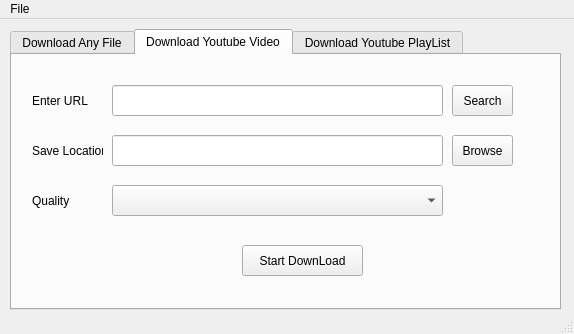
<?xml version="1.0" encoding="UTF-8"?>
<ui version="4.0">
 <class>MainWindow</class>
 <widget class="QMainWindow" name="MainWindow">
  <property name="geometry">
   <rect>
    <x>0</x>
    <y>0</y>
    <width>574</width>
    <height>334</height>
   </rect>
  </property>
  <property name="windowTitle">
   <string>MainWindow</string>
  </property>
  <property name="styleSheet">
   <string notr="true">
QToolTip
{
    border: 1px solid #76797C;
    background-color: rgb(90, 102, 117);;
    color: white;
    padding: 5px;
    opacity: 200;
}

QWidget
{
    color: #eff0f1;
    background-color: #31363b;
    selection-background-color:#3daee9;
    selection-color: #eff0f1;
    background-clip: border;
    border-image: none;
    border: 0px transparent black;
    outline: 0;
}

QWidget:item:hover
{
    background-color: #18465d;
    color: #eff0f1;
}

QWidget:item:selected
{
    background-color: #18465d;
}

QCheckBox
{
    spacing: 5px;
    outline: none;
    color: #eff0f1;
    margin-bottom: 2px;
}

QCheckBox:disabled
{
    color: #76797C;
}

QCheckBox::indicator,
QGroupBox::indicator
{
    width: 18px;
    height: 18px;
}
QGroupBox::indicator
{
    margin-left: 2px;
}

QCheckBox::indicator:unchecked
{
    image: url(:/qss_icons/rc/checkbox_unchecked.png);
}

QCheckBox::indicator:unchecked:hover,
QCheckBox::indicator:unchecked:focus,
QCheckBox::indicator:unchecked:pressed,
QGroupBox::indicator:unchecked:hover,
QGroupBox::indicator:unchecked:focus,
QGroupBox::indicator:unchecked:pressed
{
  border: none;
    image: url(:/qss_icons/rc/checkbox_unchecked_focus.png);
}

QCheckBox::indicator:checked
{
    image: url(:/qss_icons/rc/checkbox_checked.png);
}

QCheckBox::indicator:checked:hover,
QCheckBox::indicator:checked:focus,
QCheckBox::indicator:checked:pressed,
QGroupBox::indicator:checked:hover,
QGroupBox::indicator:checked:focus,
QGroupBox::indicator:checked:pressed
{
  border: none;
    image: url(:/qss_icons/rc/checkbox_checked_focus.png);
}


QCheckBox::indicator:indeterminate
{
    image: url(:/qss_icons/rc/checkbox_indeterminate.png);
}

QCheckBox::indicator:indeterminate:focus,
QCheckBox::indicator:indeterminate:hover,
QCheckBox::indicator:indeterminate:pressed
{
    image: url(:/qss_icons/rc/checkbox_indeterminate_focus.png);
}

QCheckBox::indicator:checked:disabled,
QGroupBox::indicator:checked:disabled
{
    image: url(:/qss_icons/rc/checkbox_checked_disabled.png);
}

QCheckBox::indicator:unchecked:disabled,
QGroupBox::indicator:unchecked:disabled
{
    image: url(:/qss_icons/rc/checkbox_unchecked_disabled.png);
}

QRadioButton
{
    spacing: 5px;
    outline: none;
    color: #eff0f1;
    margin-bottom: 2px;
}

QRadioButton:disabled
{
    color: #76797C;
}
QRadioButton::indicator
{
    width: 21px;
    height: 21px;
}

QRadioButton::indicator:unchecked
{
    image: url(:/qss_icons/rc/radio_unchecked.png);
}


QRadioButton::indicator:unchecked:hover,
QRadioButton::indicator:unchecked:focus,
QRadioButton::indicator:unchecked:pressed
{
    border: none;
    outline: none;
    image: url(:/qss_icons/rc/radio_unchecked_focus.png);
}

QRadioButton::indicator:checked
{
    border: none;
    outline: none;
    image: url(:/qss_icons/rc/radio_checked.png);
}

QRadioButton::indicator:checked:hover,
QRadioButton::indicator:checked:focus,
QRadioButton::indicator:checked:pressed
{
    border: none;
    outline: none;
    image: url(:/qss_icons/rc/radio_checked_focus.png);
}

QRadioButton::indicator:checked:disabled
{
    outline: none;
    image: url(:/qss_icons/rc/radio_checked_disabled.png);
}

QRadioButton::indicator:unchecked:disabled
{
    image: url(:/qss_icons/rc/radio_unchecked_disabled.png);
}


QMenuBar
{
    background-color: #31363b;
    color: #eff0f1;
}

QMenuBar::item
{
    background: transparent;
}

QMenuBar::item:selected
{
    background: transparent;
    border: 1px solid #76797C;
}

QMenuBar::item:pressed
{
    border: 1px solid #76797C;
    background-color: #3daee9;
    color: #eff0f1;
    margin-bottom:-1px;
    padding-bottom:1px;
}

QMenu
{
    border: 1px solid #76797C;
    color: #eff0f1;
    margin: 2px;
}

QMenu::icon
{
    margin: 5px;
}

QMenu::item
{
    padding: 5px 30px 5px 30px;
    border: 1px solid transparent; /* reserve space for selection border */
}

QMenu::item:selected
{
    color: #eff0f1;
}

QMenu::separator {
    height: 2px;
    background: lightblue;
    margin-left: 10px;
    margin-right: 5px;
}

QMenu::indicator {
    width: 18px;
    height: 18px;
}

/* non-exclusive indicator = check box style indicator
   (see QActionGroup::setExclusive) */
QMenu::indicator:non-exclusive:unchecked {
    image: url(:/qss_icons/rc/checkbox_unchecked.png);
}

QMenu::indicator:non-exclusive:unchecked:selected {
    image: url(:/qss_icons/rc/checkbox_unchecked_disabled.png);
}

QMenu::indicator:non-exclusive:checked {
    image: url(:/qss_icons/rc/checkbox_checked.png);
}

QMenu::indicator:non-exclusive:checked:selected {
    image: url(:/qss_icons/rc/checkbox_checked_disabled.png);
}

/* exclusive indicator = radio button style indicator (see QActionGroup::setExclusive) */
QMenu::indicator:exclusive:unchecked {
    image: url(:/qss_icons/rc/radio_unchecked.png);
}

QMenu::indicator:exclusive:unchecked:selected {
    image: url(:/qss_icons/rc/radio_unchecked_disabled.png);
}

QMenu::indicator:exclusive:checked {
    image: url(:/qss_icons/rc/radio_checked.png);
}

QMenu::indicator:exclusive:checked:selected {
    image: url(:/qss_icons/rc/radio_checked_disabled.png);
}

QMenu::right-arrow {
    margin: 5px;
    image: url(:/qss_icons/rc/right_arrow.png)
}


QWidget:disabled
{
    color: #454545;
    background-color: #31363b;
}

QAbstractItemView
{
    alternate-background-color: #31363b;
    color: #eff0f1;
    border: 1px solid 3A3939;
    border-radius: 2px;
}

QWidget:focus, QMenuBar:focus
{
    border: 1px solid #3daee9;
}

QTabWidget:focus, QCheckBox:focus, QRadioButton:focus, QSlider:focus
{
    border: none;
}

QLineEdit
{
    background-color: #232629;
    padding: 5px;
    border-style: solid;
    border: 1px solid #76797C;
    border-radius: 2px;
    color: #eff0f1;
}

QAbstractItemView QLineEdit
{
    padding: 0;
}

QGroupBox {
    border:1px solid #76797C;
    border-radius: 2px;
    margin-top: 20px;
}

QGroupBox::title {
    subcontrol-origin: margin;
    subcontrol-position: top center;
    padding-left: 10px;
    padding-right: 10px;
    padding-top: 10px;
}

QAbstractScrollArea
{
    border-radius: 2px;
    border: 1px solid #76797C;
    background-color: transparent;
}

QScrollBar:horizontal
{
    height: 15px;
    margin: 3px 15px 3px 15px;
    border: 1px transparent #2A2929;
    border-radius: 4px;
    background-color: #2A2929;
}

QScrollBar::handle:horizontal
{
    background-color: #605F5F;
    min-width: 5px;
    border-radius: 4px;
}

QScrollBar::add-line:horizontal
{
    margin: 0px 3px 0px 3px;
    border-image: url(:/qss_icons/rc/right_arrow_disabled.png);
    width: 10px;
    height: 10px;
    subcontrol-position: right;
    subcontrol-origin: margin;
}

QScrollBar::sub-line:horizontal
{
    margin: 0px 3px 0px 3px;
    border-image: url(:/qss_icons/rc/left_arrow_disabled.png);
    height: 10px;
    width: 10px;
    subcontrol-position: left;
    subcontrol-origin: margin;
}

QScrollBar::add-line:horizontal:hover,QScrollBar::add-line:horizontal:on
{
    border-image: url(:/qss_icons/rc/right_arrow.png);
    height: 10px;
    width: 10px;
    subcontrol-position: right;
    subcontrol-origin: margin;
}


QScrollBar::sub-line:horizontal:hover, QScrollBar::sub-line:horizontal:on
{
    border-image: url(:/qss_icons/rc/left_arrow.png);
    height: 10px;
    width: 10px;
    subcontrol-position: left;
    subcontrol-origin: margin;
}

QScrollBar::up-arrow:horizontal, QScrollBar::down-arrow:horizontal
{
    background: none;
}


QScrollBar::add-page:horizontal, QScrollBar::sub-page:horizontal
{
    background: none;
}

QScrollBar:vertical
{
    background-color: #2A2929;
    width: 15px;
    margin: 15px 3px 15px 3px;
    border: 1px transparent #2A2929;
    border-radius: 4px;
}

QScrollBar::handle:vertical
{
    background-color: #605F5F;
    min-height: 5px;
    border-radius: 4px;
}

QScrollBar::sub-line:vertical
{
    margin: 3px 0px 3px 0px;
    border-image: url(:/qss_icons/rc/up_arrow_disabled.png);
    height: 10px;
    width: 10px;
    subcontrol-position: top;
    subcontrol-origin: margin;
}

QScrollBar::add-line:vertical
{
    margin: 3px 0px 3px 0px;
    border-image: url(:/qss_icons/rc/down_arrow_disabled.png);
    height: 10px;
    width: 10px;
    subcontrol-position: bottom;
    subcontrol-origin: margin;
}

QScrollBar::sub-line:vertical:hover,QScrollBar::sub-line:vertical:on
{

    border-image: url(:/qss_icons/rc/up_arrow.png);
    height: 10px;
    width: 10px;
    subcontrol-position: top;
    subcontrol-origin: margin;
}


QScrollBar::add-line:vertical:hover, QScrollBar::add-line:vertical:on
{
    border-image: url(:/qss_icons/rc/down_arrow.png);
    height: 10px;
    width: 10px;
    subcontrol-position: bottom;
    subcontrol-origin: margin;
}

QScrollBar::up-arrow:vertical, QScrollBar::down-arrow:vertical
{
    background: none;
}


QScrollBar::add-page:vertical, QScrollBar::sub-page:vertical
{
    background: none;
}

QTextEdit
{
    background-color: #232629;
    color: #eff0f1;
    border: 1px solid #76797C;
}

QPlainTextEdit
{
    background-color: #232629;;
    color: #eff0f1;
    border-radius: 2px;
    border: 1px solid #76797C;
}

QHeaderView::section
{
    background-color: #76797C;
    color: #eff0f1;
    padding: 5px;
    border: 1px solid #76797C;
}

QSizeGrip {
    image: url(:/qss_icons/rc/sizegrip.png);
    width: 12px;
    height: 12px;
}


QMainWindow::separator
{
    background-color: #31363b;
    color: white;
    padding-left: 4px;
    spacing: 2px;
    border: 1px dashed #76797C;
}

QMainWindow::separator:hover
{

    background-color: #787876;
    color: white;
    padding-left: 4px;
    border: 1px solid #76797C;
    spacing: 2px;
}


QMenu::separator
{
    height: 1px;
    background-color: #76797C;
    color: white;
    padding-left: 4px;
    margin-left: 10px;
    margin-right: 5px;
}


QFrame
{
    border-radius: 2px;
    border: 1px solid #76797C;
}

QFrame[frameShape=&quot;0&quot;]
{
    border-radius: 2px;
    border: 1px transparent #76797C;
}

QStackedWidget
{
    border: 1px transparent black;
}

QToolBar {
    border: 1px transparent #393838;
    background: 1px solid #31363b;
    font-weight: bold;
}

QToolBar::handle:horizontal {
    image: url(:/qss_icons/rc/Hmovetoolbar.png);
}
QToolBar::handle:vertical {
    image: url(:/qss_icons/rc/Vmovetoolbar.png);
}
QToolBar::separator:horizontal {
    image: url(:/qss_icons/rc/Hsepartoolbar.png);
}
QToolBar::separator:vertical {
    image: url(:/qss_icons/rc/Vsepartoolbar.png);
}
QToolButton#qt_toolbar_ext_button {
    background: #58595a
}

QPushButton
{
    color: #eff0f1;
    background-color: #31363b;
    border-width: 1px;
    border-color: #76797C;
    border-style: solid;
    padding: 5px;
    border-radius: 2px;
    outline: none;
}

QPushButton:disabled
{
    background-color: #31363b;
    border-width: 1px;
    border-color: #454545;
    border-style: solid;
    padding-top: 5px;
    padding-bottom: 5px;
    padding-left: 10px;
    padding-right: 10px;
    border-radius: 2px;
    color: #454545;
}

QPushButton:focus {
    background-color: #3daee9;
    color: white;
}

QPushButton:pressed
{
    background-color: #3daee9;
    padding-top: -15px;
    padding-bottom: -17px;
}

QComboBox
{
    selection-background-color: #3daee9;
    border-style: solid;
    border: 1px solid #76797C;
    border-radius: 2px;
    padding: 5px;
    min-width: 75px;
}

QPushButton:checked{
    background-color: #76797C;
    border-color: #6A6969;
}

QComboBox:hover,QPushButton:hover,QAbstractSpinBox:hover,QLineEdit:hover,QTextEdit:hover,QPlainTextEdit:hover,QAbstractView:hover,QTreeView:hover
{
    border: 1px solid #3daee9;
    color: #eff0f1;
}

QComboBox:on
{
    padding-top: 3px;
    padding-left: 4px;
    selection-background-color: #4a4a4a;
}

QComboBox QAbstractItemView
{
    background-color: #232629;
    border-radius: 2px;
    border: 1px solid #76797C;
    selection-background-color: #18465d;
}

QComboBox::drop-down
{
    subcontrol-origin: padding;
    subcontrol-position: top right;
    width: 15px;

    border-left-width: 0px;
    border-left-color: darkgray;
    border-left-style: solid;
    border-top-right-radius: 3px;
    border-bottom-right-radius: 3px;
}

QComboBox::down-arrow
{
    image: url(:/qss_icons/rc/down_arrow_disabled.png);
}

QComboBox::down-arrow:on, QComboBox::down-arrow:hover,
QComboBox::down-arrow:focus
{
    image: url(:/qss_icons/rc/down_arrow.png);
}

QAbstractSpinBox {
    padding: 5px;
    border: 1px solid #76797C;
    background-color: #232629;
    color: #eff0f1;
    border-radius: 2px;
    min-width: 75px;
}

QAbstractSpinBox:up-button
{
    background-color: transparent;
    subcontrol-origin: border;
    subcontrol-position: center right;
}

QAbstractSpinBox:down-button
{
    background-color: transparent;
    subcontrol-origin: border;
    subcontrol-position: center left;
}

QAbstractSpinBox::up-arrow,QAbstractSpinBox::up-arrow:disabled,QAbstractSpinBox::up-arrow:off {
    image: url(:/qss_icons/rc/up_arrow_disabled.png);
    width: 10px;
    height: 10px;
}
QAbstractSpinBox::up-arrow:hover
{
    image: url(:/qss_icons/rc/up_arrow.png);
}


QAbstractSpinBox::down-arrow,QAbstractSpinBox::down-arrow:disabled,QAbstractSpinBox::down-arrow:off
{
    image: url(:/qss_icons/rc/down_arrow_disabled.png);
    width: 10px;
    height: 10px;
}
QAbstractSpinBox::down-arrow:hover
{
    image: url(:/qss_icons/rc/down_arrow.png);
}


QLabel
{
    border: 0px solid black;
}

QTabWidget{
    border: 0px transparent black;
}

QTabWidget::pane {
    border: 1px solid #76797C;
    padding: 5px;
    margin: 0px;
}

QTabWidget::tab-bar {
    left: 5px; /* move to the right by 5px */
}

QTabBar
{
    qproperty-drawBase: 0;
    border-radius: 3px;
}

QTabBar:focus
{
    border: 0px transparent black;
}

QTabBar::close-button  {
    image: url(:/qss_icons/rc/close.png);
    background: transparent;
}

QTabBar::close-button:hover
{
    image: url(:/qss_icons/rc/close-hover.png);
    background: transparent;
}

QTabBar::close-button:pressed {
    image: url(:/qss_icons/rc/close-pressed.png);
    background: transparent;
}

/* TOP TABS */
QTabBar::tab:top {
    color: #eff0f1;
    border: 1px solid #76797C;
    border-bottom: 1px transparent black;
    background-color: #31363b;
    padding: 5px;
    min-width: 50px;
    border-top-left-radius: 2px;
    border-top-right-radius: 2px;
}

QTabBar::tab:top:!selected
{
    color: #eff0f1;
    background-color: #54575B;
    border: 1px solid #76797C;
    border-bottom: 1px transparent black;
    border-top-left-radius: 2px;
    border-top-right-radius: 2px;    
}

QTabBar::tab:top:!selected:hover {
    background-color: #3daee9;
}

/* BOTTOM TABS */
QTabBar::tab:bottom {
    color: #eff0f1;
    border: 1px solid #76797C;
    border-top: 1px transparent black;
    background-color: #31363b;
    padding: 5px;
    border-bottom-left-radius: 2px;
    border-bottom-right-radius: 2px;
    min-width: 50px;
}

QTabBar::tab:bottom:!selected
{
    color: #eff0f1;
    background-color: #54575B;
    border: 1px solid #76797C;
    border-top: 1px transparent black;
    border-bottom-left-radius: 2px;
    border-bottom-right-radius: 2px;
}

QTabBar::tab:bottom:!selected:hover {
    background-color: #3daee9;
}

/* LEFT TABS */
QTabBar::tab:left {
    color: #eff0f1;
    border: 1px solid #76797C;
    border-left: 1px transparent black;
    background-color: #31363b;
    padding: 5px;
    border-top-right-radius: 2px;
    border-bottom-right-radius: 2px;
    min-height: 50px;
}

QTabBar::tab:left:!selected
{
    color: #eff0f1;
    background-color: #54575B;
    border: 1px solid #76797C;
    border-left: 1px transparent black;
    border-top-right-radius: 2px;
    border-bottom-right-radius: 2px;
}

QTabBar::tab:left:!selected:hover {
    background-color: #3daee9;
}


/* RIGHT TABS */
QTabBar::tab:right {
    color: #eff0f1;
    border: 1px solid #76797C;
    border-right: 1px transparent black;
    background-color: #31363b;
    padding: 5px;
    border-top-left-radius: 2px;
    border-bottom-left-radius: 2px;
    min-height: 50px;
}

QTabBar::tab:right:!selected
{
    color: #eff0f1;
    background-color: #54575B;
    border: 1px solid #76797C;
    border-right: 1px transparent black;
    border-top-left-radius: 2px;
    border-bottom-left-radius: 2px;
}

QTabBar::tab:right:!selected:hover {
    background-color: #3daee9;
}

QTabBar QToolButton::right-arrow:enabled {
     image: url(:/qss_icons/rc/right_arrow.png);
 }

 QTabBar QToolButton::left-arrow:enabled {
     image: url(:/qss_icons/rc/left_arrow.png);
 }

QTabBar QToolButton::right-arrow:disabled {
     image: url(:/qss_icons/rc/right_arrow_disabled.png);
 }

 QTabBar QToolButton::left-arrow:disabled {
     image: url(:/qss_icons/rc/left_arrow_disabled.png);
 }


QDockWidget {
    background: #31363b;
    border: 1px solid #403F3F;
    titlebar-close-icon: url(:/qss_icons/rc/close.png);
    titlebar-normal-icon: url(:/qss_icons/rc/undock.png);
}

QDockWidget::close-button, QDockWidget::float-button {
    border: 1px solid transparent;
    border-radius: 2px;
    background: transparent;
}

QDockWidget::close-button:hover, QDockWidget::float-button:hover {
    background: rgba(255, 255, 255, 10);
}

QDockWidget::close-button:pressed, QDockWidget::float-button:pressed {
    padding: 1px -1px -1px 1px;
    background: rgba(255, 255, 255, 10);
}

QTreeView, QListView
{
    border: 1px solid #76797C;
    background-color: #232629;
}

QTreeView:branch:selected, QTreeView:branch:hover
{
    background: url(:/qss_icons/rc/transparent.png);
}

QTreeView::branch:has-siblings:!adjoins-item {
    border-image: url(:/qss_icons/rc/transparent.png);
}

QTreeView::branch:has-siblings:adjoins-item {
    border-image: url(:/qss_icons/rc/transparent.png);
}

QTreeView::branch:!has-children:!has-siblings:adjoins-item {
    border-image: url(:/qss_icons/rc/transparent.png);
}

QTreeView::branch:has-children:!has-siblings:closed,
QTreeView::branch:closed:has-children:has-siblings {
    image: url(:/qss_icons/rc/branch_closed.png);
}

QTreeView::branch:open:has-children:!has-siblings,
QTreeView::branch:open:has-children:has-siblings  {
    image: url(:/qss_icons/rc/branch_open.png);
}

QTreeView::branch:has-children:!has-siblings:closed:hover,
QTreeView::branch:closed:has-children:has-siblings:hover {
    image: url(:/qss_icons/rc/branch_closed-on.png);
    }

QTreeView::branch:open:has-children:!has-siblings:hover,
QTreeView::branch:open:has-children:has-siblings:hover  {
    image: url(:/qss_icons/rc/branch_open-on.png);
    }

QListView::item:!selected:hover, QTreeView::item:!selected:hover  {
    background: #18465d;
    outline: 0;
    color: #eff0f1
}

QListView::item:selected:hover, QTreeView::item:selected:hover  {
    background: #287399;
    color: #eff0f1;
}

QSlider::groove:horizontal {
    border: 1px solid #565a5e;
    height: 4px;
    background: #565a5e;
    margin: 0px;
    border-radius: 2px;
}

QSlider::handle:horizontal {
    background: #232629;
    border: 1px solid #565a5e;
    width: 16px;
    height: 16px;
    margin: -8px 0;
    border-radius: 9px;
}

QSlider::groove:vertical {
    border: 1px solid #565a5e;
    width: 4px;
    background: #565a5e;
    margin: 0px;
    border-radius: 3px;
}

QSlider::handle:vertical {
    background: #232629;
    border: 1px solid #565a5e;
    width: 16px;
    height: 16px;
    margin: 0 -8px;
    border-radius: 9px;
}

QToolButton {
    background-color: transparent;
    border: 1px transparent #76797C;
    border-radius: 2px;
    margin: 3px;
    padding: 5px;
}

QToolButton[popupMode=&quot;1&quot;] { /* only for MenuButtonPopup */
 padding-right: 20px; /* make way for the popup button */
 border: 1px #76797C;
 border-radius: 5px;
}

QToolButton[popupMode=&quot;2&quot;] { /* only for InstantPopup */
 padding-right: 10px; /* make way for the popup button */
 border: 1px #76797C;
}


QToolButton:hover, QToolButton::menu-button:hover {
    background-color: transparent;
    border: 1px solid #3daee9;
    padding: 5px;
}

QToolButton:checked, QToolButton:pressed,
        QToolButton::menu-button:pressed {
    background-color: #3daee9;
    border: 1px solid #3daee9;
    padding: 5px;
}

/* the subcontrol below is used only in the InstantPopup or DelayedPopup mode */
QToolButton::menu-indicator {
    image: url(:/qss_icons/rc/down_arrow.png);
    top: -7px; left: -2px; /* shift it a bit */
}

/* the subcontrols below are used only in the MenuButtonPopup mode */
QToolButton::menu-button {
    border: 1px transparent #76797C;
    border-top-right-radius: 6px;
    border-bottom-right-radius: 6px;
    /* 16px width + 4px for border = 20px allocated above */
    width: 16px;
    outline: none;
}

QToolButton::menu-arrow {
    image: url(:/qss_icons/rc/down_arrow.png);
}

QToolButton::menu-arrow:open {
    border: 1px solid #76797C;
}

QPushButton::menu-indicator  {
    subcontrol-origin: padding;
    subcontrol-position: bottom right;
    left: 8px;
}

QTableView
{
    border: 1px solid #76797C;
    gridline-color: #31363b;
    background-color: #232629;
}


QTableView, QHeaderView
{
    border-radius: 0px;
}

QTableView::item:pressed, QListView::item:pressed, QTreeView::item:pressed  {
    background: #18465d;
    color: #eff0f1;
}

QTableView::item:selected:active, QTreeView::item:selected:active, QListView::item:selected:active  {
    background: #287399;
    color: #eff0f1;
}


QHeaderView
{
    background-color: #31363b;
    border: 1px transparent;
    border-radius: 0px;
    margin: 0px;
    padding: 0px;

}

QHeaderView::section  {
    background-color: #31363b;
    color: #eff0f1;
    padding: 5px;
    border: 1px solid #76797C;
    border-radius: 0px;
    text-align: center;
}

QHeaderView::section::vertical::first, QHeaderView::section::vertical::only-one
{
    border-top: 1px solid #76797C;
}

QHeaderView::section::vertical
{
    border-top: transparent;
}

QHeaderView::section::horizontal::first, QHeaderView::section::horizontal::only-one
{
    border-left: 1px solid #76797C;
}

QHeaderView::section::horizontal
{
    border-left: transparent;
}


QHeaderView::section:checked
 {
    color: white;
    background-color: #334e5e;
 }

 /* style the sort indicator */
QHeaderView::down-arrow {
    image: url(:/qss_icons/rc/down_arrow.png);
}

QHeaderView::up-arrow {
    image: url(:/qss_icons/rc/up_arrow.png);
}


QTableCornerButton::section {
    background-color: #31363b;
    border: 1px transparent #76797C;
    border-radius: 0px;
}

QToolBox  {
    padding: 5px;
    border: 1px transparent black;
}

QToolBox::tab {
    color: #eff0f1;
    background-color: #31363b;
    border: 1px solid #76797C;
    border-bottom: 1px transparent #31363b;
    border-top-left-radius: 5px;
    border-top-right-radius: 5px;
}

QToolBox::tab:selected { /* italicize selected tabs */
    font: italic;
    background-color: #31363b;
    border-color: #3daee9;
 }

QStatusBar::item {
    border: 0px transparent dark;
 }


QFrame[height=&quot;3&quot;], QFrame[width=&quot;3&quot;] {
    background-color: #76797C;
}


QSplitter::handle {
    border: 1px dashed #76797C;
}

QSplitter::handle:hover {
    background-color: #787876;
    border: 1px solid #76797C;
}

QSplitter::handle:horizontal {
    width: 1px;
}

QSplitter::handle:vertical {
    height: 1px;
}

QProgressBar {
    border: 1px solid #76797C;
    border-radius: 5px;
    text-align: center;
}

QProgressBar::chunk {
    background-color: #05B8CC;
}

QDateEdit
{
    selection-background-color: #3daee9;
    border-style: solid;
    border: 1px solid #3375A3;
    border-radius: 2px;
    padding: 1px;
    min-width: 75px;
}

QDateEdit:on
{
    padding-top: 3px;
    padding-left: 4px;
    selection-background-color: #4a4a4a;
}

QDateEdit QAbstractItemView
{
    background-color: #232629;
    border-radius: 2px;
    border: 1px solid #3375A3;
    selection-background-color: #3daee9;
}

QDateEdit::drop-down
{
    subcontrol-origin: padding;
    subcontrol-position: top right;
    width: 15px;
    border-left-width: 0px;
    border-left-color: darkgray;
    border-left-style: solid;
    border-top-right-radius: 3px;
    border-bottom-right-radius: 3px;
}

QDateEdit::down-arrow
{
    image: url(:/qss_icons/rc/down_arrow_disabled.png);
}

QDateEdit::down-arrow:on, QDateEdit::down-arrow:hover,
QDateEdit::down-arrow:focus
{
    image: url(:/qss_icons/rc/down_arrow.png);
}
</string>
  </property>
  <widget class="QWidget" name="centralwidget">
   <widget class="QTabWidget" name="tabWidget">
    <property name="geometry">
     <rect>
      <x>10</x>
      <y>10</y>
      <width>551</width>
      <height>281</height>
     </rect>
    </property>
    <property name="currentIndex">
     <number>1</number>
    </property>
    <widget class="QWidget" name="tab">
     <attribute name="title">
      <string>Download Any File</string>
     </attribute>
     <widget class="QLineEdit" name="lineEdit_2">
      <property name="geometry">
       <rect>
        <x>100</x>
        <y>80</y>
        <width>331</width>
        <height>31</height>
       </rect>
      </property>
     </widget>
     <widget class="QLabel" name="label_2">
      <property name="geometry">
       <rect>
        <x>20</x>
        <y>85</y>
        <width>71</width>
        <height>21</height>
       </rect>
      </property>
      <property name="text">
       <string>Save Location</string>
      </property>
     </widget>
     <widget class="QPushButton" name="pushButton">
      <property name="geometry">
       <rect>
        <x>230</x>
        <y>190</y>
        <width>121</width>
        <height>31</height>
       </rect>
      </property>
      <property name="text">
       <string>Start DownLoad</string>
      </property>
     </widget>
     <widget class="QLineEdit" name="lineEdit">
      <property name="geometry">
       <rect>
        <x>100</x>
        <y>30</y>
        <width>401</width>
        <height>31</height>
       </rect>
      </property>
     </widget>
     <widget class="QProgressBar" name="progressBar">
      <property name="geometry">
       <rect>
        <x>100</x>
        <y>130</y>
        <width>401</width>
        <height>31</height>
       </rect>
      </property>
      <property name="value">
       <number>0</number>
      </property>
     </widget>
     <widget class="QLabel" name="label">
      <property name="geometry">
       <rect>
        <x>20</x>
        <y>36</y>
        <width>71</width>
        <height>20</height>
       </rect>
      </property>
      <property name="text">
       <string>Enter URL</string>
      </property>
     </widget>
     <widget class="QPushButton" name="pushButton_2">
      <property name="geometry">
       <rect>
        <x>440</x>
        <y>80</y>
        <width>61</width>
        <height>31</height>
       </rect>
      </property>
      <property name="text">
       <string>Browse</string>
      </property>
     </widget>
    </widget>
    <widget class="QWidget" name="tab_2">
     <attribute name="title">
      <string>Download Youtube Video</string>
     </attribute>
     <widget class="QLineEdit" name="lineEdit_3">
      <property name="geometry">
       <rect>
        <x>100</x>
        <y>80</y>
        <width>331</width>
        <height>31</height>
       </rect>
      </property>
     </widget>
     <widget class="QLabel" name="label_3">
      <property name="geometry">
       <rect>
        <x>20</x>
        <y>85</y>
        <width>71</width>
        <height>21</height>
       </rect>
      </property>
      <property name="text">
       <string>Save Location</string>
      </property>
     </widget>
     <widget class="QPushButton" name="pushButton_3">
      <property name="geometry">
       <rect>
        <x>230</x>
        <y>190</y>
        <width>121</width>
        <height>31</height>
       </rect>
      </property>
      <property name="text">
       <string>Start DownLoad</string>
      </property>
     </widget>
     <widget class="QLineEdit" name="lineEdit_4">
      <property name="geometry">
       <rect>
        <x>100</x>
        <y>30</y>
        <width>331</width>
        <height>31</height>
       </rect>
      </property>
     </widget>
     <widget class="QLabel" name="label_4">
      <property name="geometry">
       <rect>
        <x>20</x>
        <y>36</y>
        <width>71</width>
        <height>20</height>
       </rect>
      </property>
      <property name="text">
       <string>Enter URL</string>
      </property>
     </widget>
     <widget class="QPushButton" name="pushButton_4">
      <property name="geometry">
       <rect>
        <x>440</x>
        <y>80</y>
        <width>61</width>
        <height>31</height>
       </rect>
      </property>
      <property name="text">
       <string>Browse</string>
      </property>
     </widget>
     <widget class="QComboBox" name="comboBox">
      <property name="geometry">
       <rect>
        <x>100</x>
        <y>130</y>
        <width>331</width>
        <height>31</height>
       </rect>
      </property>
     </widget>
     <widget class="QLabel" name="label_8">
      <property name="geometry">
       <rect>
        <x>20</x>
        <y>130</y>
        <width>71</width>
        <height>31</height>
       </rect>
      </property>
      <property name="text">
       <string>Quality</string>
      </property>
     </widget>
     <widget class="QPushButton" name="pushButton_7">
      <property name="geometry">
       <rect>
        <x>440</x>
        <y>30</y>
        <width>61</width>
        <height>31</height>
       </rect>
      </property>
      <property name="text">
       <string>Search</string>
      </property>
     </widget>
    </widget>
    <widget class="QWidget" name="tab_3">
     <attribute name="title">
      <string>Download Youtube PlayList</string>
     </attribute>
     <widget class="QLineEdit" name="lineEdit_5">
      <property name="geometry">
       <rect>
        <x>100</x>
        <y>70</y>
        <width>331</width>
        <height>31</height>
       </rect>
      </property>
     </widget>
     <widget class="QLabel" name="label_5">
      <property name="geometry">
       <rect>
        <x>20</x>
        <y>75</y>
        <width>71</width>
        <height>21</height>
       </rect>
      </property>
      <property name="text">
       <string>Save Location</string>
      </property>
     </widget>
     <widget class="QPushButton" name="pushButton_5">
      <property name="geometry">
       <rect>
        <x>230</x>
        <y>200</y>
        <width>121</width>
        <height>31</height>
       </rect>
      </property>
      <property name="text">
       <string>Start DownLoad</string>
      </property>
     </widget>
     <widget class="QLineEdit" name="lineEdit_6">
      <property name="geometry">
       <rect>
        <x>100</x>
        <y>20</y>
        <width>401</width>
        <height>31</height>
       </rect>
      </property>
     </widget>
     <widget class="QLabel" name="label_6">
      <property name="geometry">
       <rect>
        <x>20</x>
        <y>26</y>
        <width>71</width>
        <height>20</height>
       </rect>
      </property>
      <property name="text">
       <string>URL PlayList</string>
      </property>
     </widget>
     <widget class="QPushButton" name="pushButton_6">
      <property name="geometry">
       <rect>
        <x>440</x>
        <y>70</y>
        <width>61</width>
        <height>31</height>
       </rect>
      </property>
      <property name="text">
       <string>Browse</string>
      </property>
     </widget>
     <widget class="QComboBox" name="comboBox_2">
      <property name="geometry">
       <rect>
        <x>100</x>
        <y>120</y>
        <width>401</width>
        <height>31</height>
       </rect>
      </property>
     </widget>
     <widget class="QLabel" name="label_9">
      <property name="geometry">
       <rect>
        <x>20</x>
        <y>120</y>
        <width>71</width>
        <height>31</height>
       </rect>
      </property>
      <property name="text">
       <string>Quality</string>
      </property>
     </widget>
     <widget class="QLabel" name="label_7">
      <property name="geometry">
       <rect>
        <x>100</x>
        <y>170</y>
        <width>401</width>
        <height>20</height>
       </rect>
      </property>
      <property name="text">
       <string>Current Video</string>
      </property>
     </widget>
    </widget>
   </widget>
  </widget>
  <widget class="QMenuBar" name="menubar">
   <property name="geometry">
    <rect>
     <x>0</x>
     <y>0</y>
     <width>574</width>
     <height>21</height>
    </rect>
   </property>
   <widget class="QMenu" name="menuFile">
    <property name="title">
     <string>File</string>
    </property>
    <addaction name="actionExit"/>
   </widget>
   <addaction name="menuFile"/>
  </widget>
  <widget class="QStatusBar" name="statusbar"/>
  <action name="actionExite">
   <property name="text">
    <string>Exite</string>
   </property>
  </action>
  <action name="actionExit">
   <property name="text">
    <string>Exit</string>
   </property>
  </action>
 </widget>
 <resources/>
 <connections/>
</ui>
